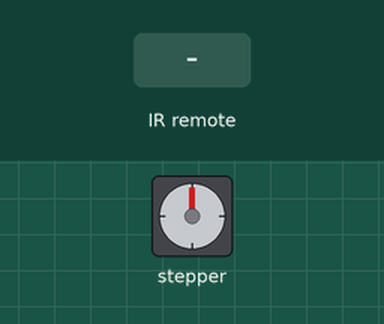
A sketch run on a simulated Arduino Uno, built with avr-gcc and run on an emulated ATmega328P. Parts: stepper motor. Inputs (shaded band) come from the test bench. Stepper angles assume 2048 steps per turn.

Above: at 1.2 s.
1.3 s: infrared code 0xFFA857 received
At 1.75 s:
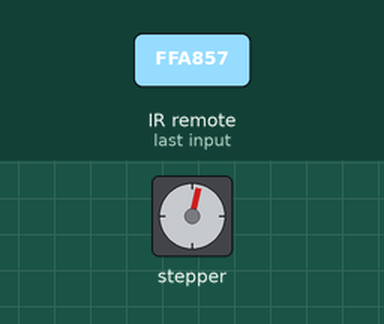
At 2.35 s:
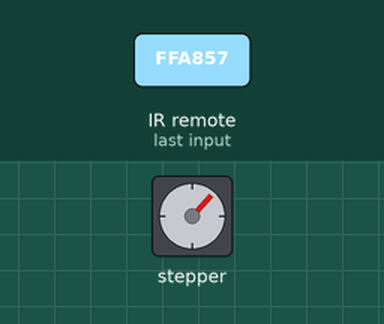
10.3 s: infrared code 0xFF629D received
At 11.19 s:
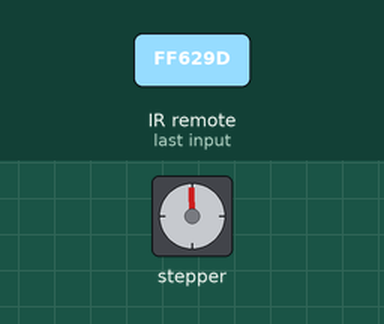
Timing chart, 0 to 19.3 s (numbered marks = the images above; inputs shaded):
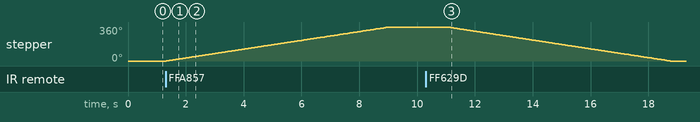

Measured:
- after the input at 1.3 s, stepper: turns 360° clockwise in 7.7 s, starting at once
- after the input at 10.3 s, stepper: turns 360° counter-clockwise in 7.7 s, starting after 0.74 s

The sketch:

With_Remote.ino
```cpp
//www.elegoo.com
//2016.12.12

#include "Stepper.h"
#include "IRremote.h"

/*----- Variables, Pins -----*/
#define STEPS  32   // Number of steps per revolution of Internal shaft
int  Steps2Take;  // 2048 = 1 Revolution
int receiver = 12; // Signal Pin of IR receiver to Arduino Digital Pin 6

/*-----( Declare objects )-----*/
// Setup of proper sequencing for Motor Driver Pins
// In1, In2, In3, In4 in the sequence 1-3-2-4

Stepper small_stepper(STEPS, 8, 10, 9, 11);
IRrecv irrecv(receiver);    // create instance of 'irrecv'
decode_results results;     // create instance of 'decode_results'

void setup()
{
  irrecv.enableIRIn(); // Start the receiver
}

void loop()
{
if (irrecv.decode(&results)) // have we received an IR signal?

  {
    switch(results.value)

    {

      case 0xFFA857: // VOL+ button pressed
                      small_stepper.setSpeed(500); //Max seems to be 500
                      Steps2Take  =  2048;  // Rotate CW
                      small_stepper.step(Steps2Take);
                      delay(2000);
                      break;

      case 0xFF629D: // VOL- button pressed
                      small_stepper.setSpeed(500);
                      Steps2Take  =  -2048;  // Rotate CCW
                      small_stepper.step(Steps2Take);
                      delay(2000);
                      break;

    }

      irrecv.resume(); // receive the next value
                 digitalWrite(8, LOW);
                 digitalWrite(9, LOW);
                 digitalWrite(10, LOW);
                 digitalWrite(11, LOW);
  }


}/* --end main loop -- */
```
